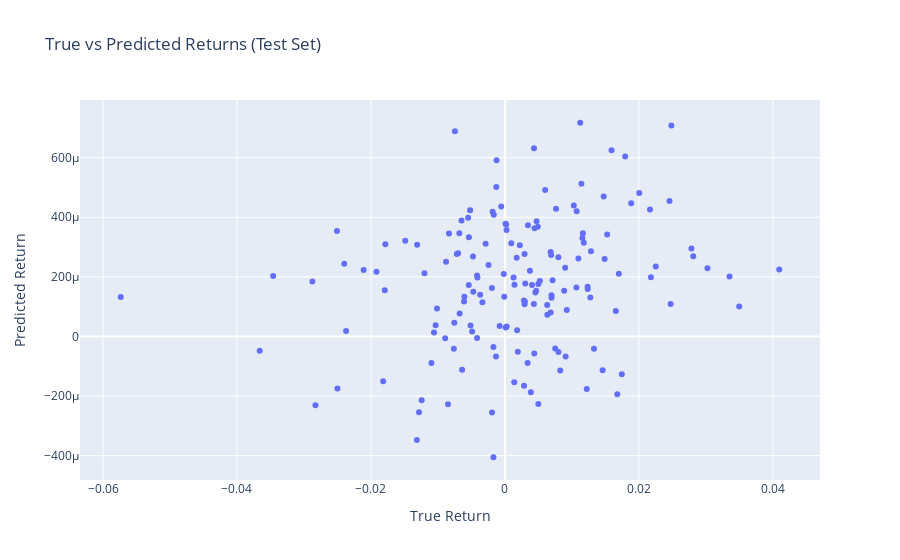

Notebook source saved alongside this figure:
### Code cell
import plotly.express as px

fig = px.scatter(
    x=y_test,
    y=y_pred_test,
    labels={'x': 'True Return', 'y': 'Predicted Return'},
    title="True vs Predicted Returns (Test Set)"
)
fig.show()

### Figure 1 — Plotly figure (JSON) as saved in the notebook; plotly's stock layout.template omitted (floating-point values rounded to 4 significant figures; data arrays with more than 128 entries replaced by an {"elided": "..."} marker saying what was removed)
{"data": [{"hovertemplate": "True Return=%{x}<br>Predicted Return=%{y}<extra></extra>", "legendgroup": "", "marker": {"color": "#636efa", "symbol": "circle"}, "mode": "markers", "name": "", "orientation": "v", "showlegend": false, "type": "scatter", "x": {"elided": "159 float values"}, "xaxis": "x", "y": {"elided": "159 float values"}, "yaxis": "y"}], "layout": {"legend": {"tracegroupgap": 0}, "title": {"text": "True vs Predicted Returns (Test Set)"}, "xaxis": {"anchor": "y", "domain": [0, 1], "title": {"text": "True Return"}}, "yaxis": {"anchor": "x", "domain": [0, 1], "title": {"text": "Predicted Return"}}}}
